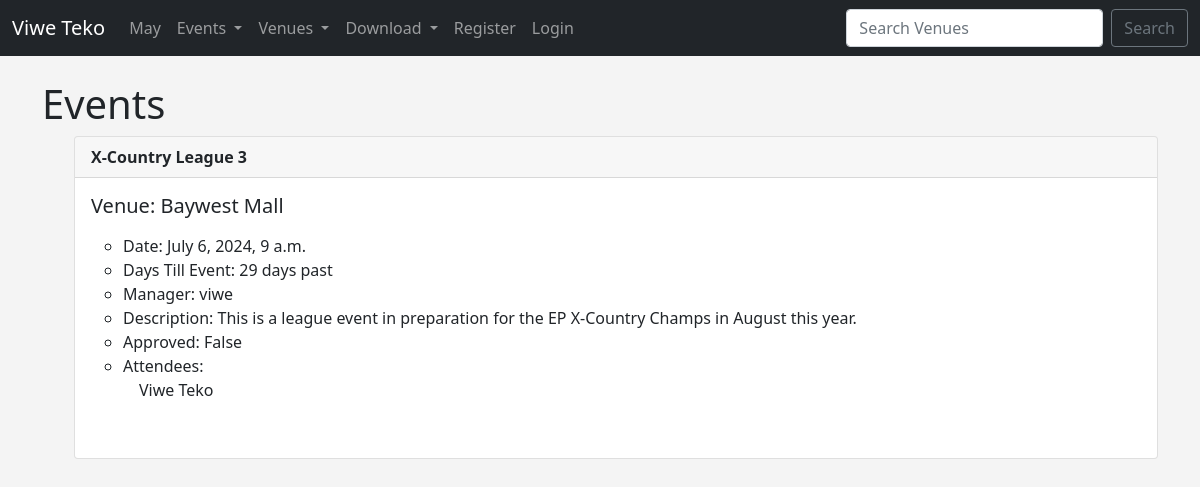
/events/, run on an earlier commit of the app's database.
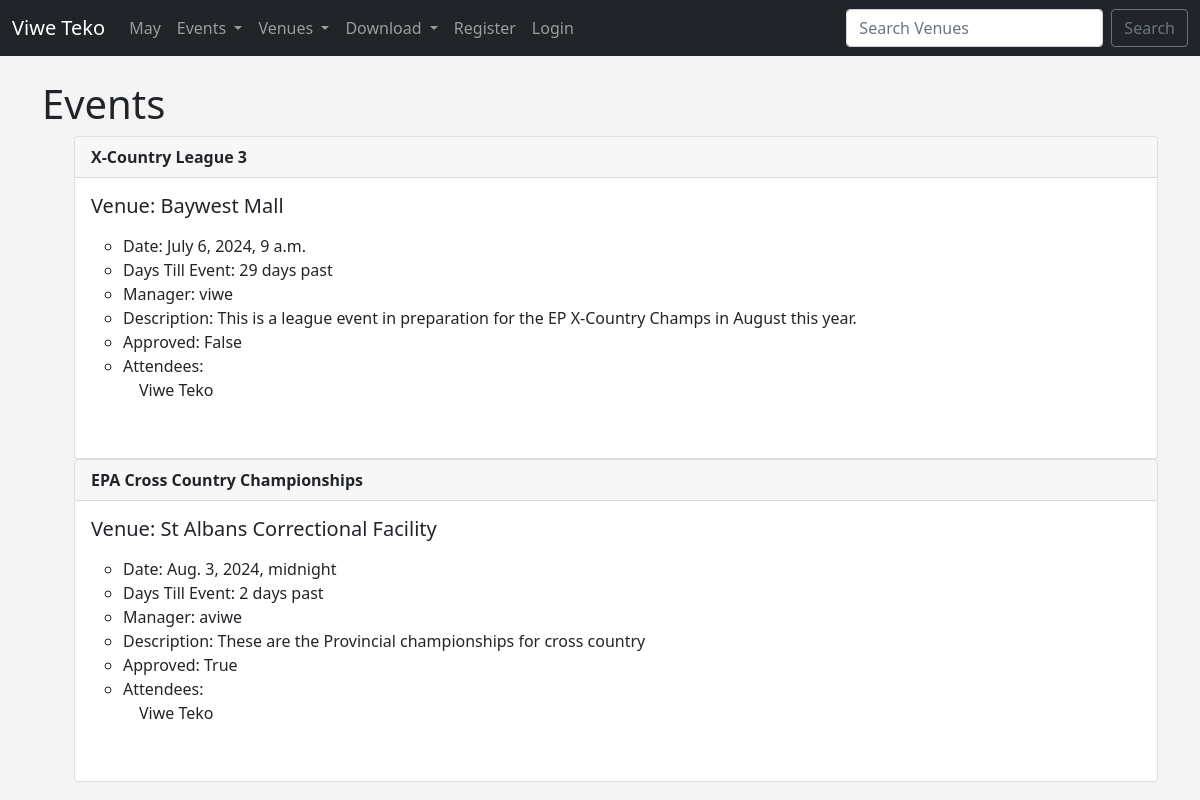
And on a later commit of the database.
### events/models.py (models this page shows)
class Event(models.Model):
    name = models.CharField('Event Name', max_length=100)
    event_date = models.DateTimeField('Event Date')
    venue = models.ForeignKey(Venue, blank=True, on_delete=models.CASCADE)
    manager = models.ForeignKey(User, blank=True, null=True,
    on_delete=models.SET_NULL)
    description = models.TextField(blank=True)
    attendees = models.ManyToManyField(MyClubUser, blank=True)
    approved = models.BooleanField('Approved', default=False)
    def __str__(self):
        return self.name
    @property
    def Days_till(self):
        today = date.today()
        day_of = self.event_date.date()
        days_till = day_of - today
        days_till_stripped = days_till.days
        if days_till_stripped < 0:
            fix_day = days_till_stripped * -1
            return (f'{fix_day} days past')
        return (f'{days_till_stripped} days left')

class Venue(models.Model):
    name = models.CharField('Venue Name', max_length=100)
    address = models.CharField(max_length=300)
    city = models.CharField(max_length=100)
    phone = models.CharField('Phone Number', max_length=10)
    zip_code = models.CharField('Zip Code', max_length=10, blank=True)
    web = models.URLField('Website address', blank=True)
    email = models.EmailField('Email', blank=True)
    owner = models.IntegerField('Venue Owner', blank=False, default=1)
    venue_image = models.ImageField(null=True, blank=True, upload_to='images/')
    def __str__(self):
        return self.name

class MyClubUser(models.Model):
    first_name = models.CharField('First Name', max_length=100)
    last_name = models.CharField('Last Name', max_length=100)
    email = models.EmailField('Email', blank=True)
    def __str__(self):
        return self.first_name + ' ' + self.last_name

### events/views.py (the view)
# urls.py: path('events/', views.all_events, name="list-events"),
def all_events(request):
    event_list = Event.objects.all().order_by('event_date')
    return render(request, 'events/event_list.html',
    {'event_list': event_list})

### events/templates/events/event_list.html (shortened to what this page needs)
{% extends 'events/base.html' %}
{% block content %}
    <h1>Events</h1>
    <ul>
{% for event in event_list %}
<div class="card">
    <div class="card-header">
        <strong>{{ event }}</strong>
    </div>
    <div class="card-body">
      <h5 class="card-title">Venue: {{ event.venue }}</h5>
      <p class="card-text">
        <ul>
            <li>Date: {{ event.event_date }}</li>
            <li>Days Till Event: {{ event.Days_till }}</li>
            <li>Manager: {{ event.manager }}</li>
            <li>Description: {{ event.description }}</li>
            <li>Approved: {{ event.approved }}</li>
            <li>Attendees:<br/>
            {% for user in event.attendees.all %}
            &emsp;{{ user }} <br/>
            {% endfor %}
            </li>
            </ul>
            <br/>
      </p>
    </div>
  </div>
  {% endfor %}
  </ul>
{% endblock %}

### events/templates/events/base.html (shortened to what this page needs)
<!doctype html>
<html lang="en">
  <head>
    <link href="https://cdn.jsdelivr.net/npm/bootstrap@5.0.2/dist/css/bootstrap.min.css" rel="stylesheet">
  </head>
  <body>
    {% include 'events/navbar.html' %}
    <br/>
    <div class="container">
    {% block content %}{% endblock %}
    </div>
  </body>
</html>

### events/templates/events/navbar.html (shortened to what this page needs)
<nav class="navbar navbar-expand-lg navbar-dark bg-dark">
    <div class="container-fluid">
      <a class="navbar-brand" href="{% url 'home' %}">Viwe Teko</a>
      <div class="collapse navbar-collapse" id="navbarSupportedContent">
        <ul class="navbar-nav me-auto mb-2 mb-lg-0">
          <li class="nav-item">
            <a class="nav-link" href="{% url 'home' '1998' 'May'%}">May</a>
          </li>
          <li class="nav-item dropdown">
            <a class="nav-link dropdown-toggle" href="#" id="navbarDarkDropdownMenuLink" role="button" data-bs-toggle="dropdown" aria-expanded="false">
              Events
            </a>
          </li>
          <li class="nav-item dropdown">
            <a class="nav-link dropdown-toggle" href="#" id="navbarDarkDropdownMenuLink" role="button" data-bs-toggle="dropdown" aria-expanded="false">
              Venues
            </a>
          </li>
          <li class="nav-item dropdown">
            <a class="nav-link dropdown-toggle" href="#" id="navbarDarkDropdownMenuLink" role="button" data-bs-toggle="dropdown" aria-expanded="false">
              Download
            </a>
          </li>
        {% if user.is_authenticated %}
          {% if user.is_superuser %}
                <li><a class="dropdown-item" href="{% url 'admin-approval' %}">Admin Approval</a></li>
          {% endif %}
          <li class="nav-item">
            <a class="nav-link" href="{% url 'logout' %}">Logout</a>
          </li>
        {% else %}
          <li class="nav-item">
            <a class="nav-link" href="{% url 'register_user' %}">Register</a>
          </li>
          <li class="nav-item">
            <a class="nav-link" href="{% url 'login' %}">Login</a>
          </li>
        {% endif %}
        </ul>
        <form class="d-flex" method=POST action="{% url 'search-venues' %}">
          <input class="form-control me-2" type="search"
            placeholder="Search Venues" aria-label="Search" name="searched">
          <button class="btn btn-outline-secondary" type="submit">Search</button>
        </form>
      </div>
    </div>
  </nav>

### events/templates/events/base.html (style rules this page uses)
body { background-color: #f4f4f4; }

What changed in the data, as far as the page shows it:
added Event: name "EPA Cross Country Championships", venue "St Albans Correctional Facility", event_date "Aug. 3, 2024, midnight", Days_till "2 days past", manager "aviwe", description "These are the Provincial championships for cross country", approved "True", MyClubUser (first_name+last_name "Viwe Teko")
